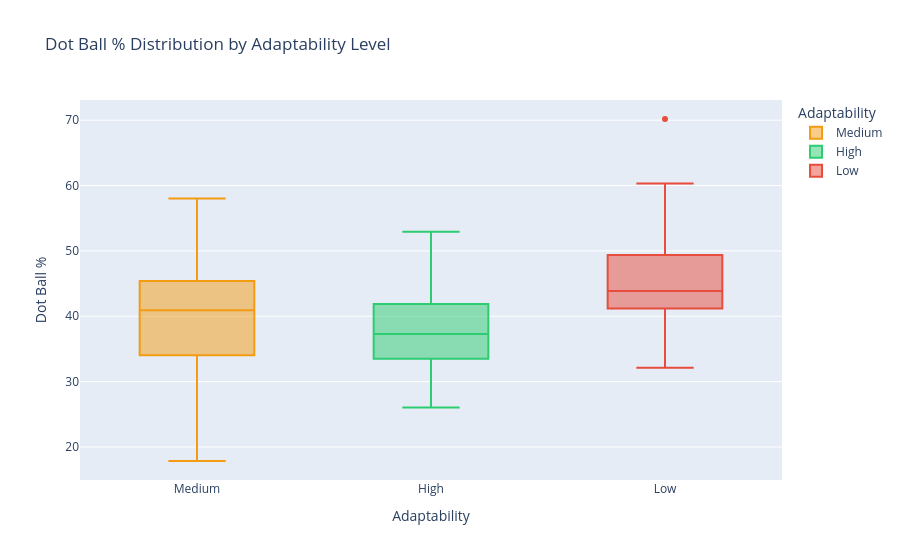

This figure's notebook cell:
### Code cell
# ── Dot Ball % by batting style and adaptability ─────────────────────────────
fig = px.box(
    profiles[profiles['balls_faced'] >= 50],
    x='adaptability_label', y='dot_ball_pct',
    color='adaptability_label',
    title='Dot Ball % Distribution by Adaptability Level',
    labels={'adaptability_label': 'Adaptability', 'dot_ball_pct': 'Dot Ball %'},
    color_discrete_map={'Low': '#e74c3c', 'Medium': '#f39c12', 'High': '#2ecc71'}
)
fig.show()

### Figure 1 — Plotly figure (JSON) as saved in the notebook; plotly's stock layout.template omitted (floating-point values rounded to 4 significant figures)
{"data": [{"alignmentgroup": "True", "hovertemplate": "Adaptability=%{x}<br>Dot Ball %=%{y}<extra></extra>", "legendgroup": "Medium", "marker": {"color": "#f39c12"}, "name": "Medium", "notched": false, "offsetgroup": "Medium", "orientation": "v", "showlegend": true, "type": "box", "x": ["Medium", "Medium", "Medium", "Medium", "Medium", "Medium", "Medium", "Medium", "Medium", "Medium", "Medium", "Medium", "Medium", "Medium", "Medium", "Medium", "Medium", "Medium", "Medium", "Medium", "Medium", "Medium", "Medium", "Medium", "Medium", "Medium", "Medium", "Medium", "Medium", "Medium", "Medium", "Medium", "Medium", "Medium", "Medium", "Medium", "Medium", "Medium", "Medium", "Medium", "Medium", "Medium", "Medium", "Medium", "Medium", "Medium", "Medium", "Medium", "Medium", "Medium", "Medium", "Medium", "Medium", "Medium", "Medium", "Medium", "Medium", "Medium", "Medium", "Medium", "Medium", "Medium", "Medium", "Medium", "Medium", "Medium", "Medium", "Medium", "Medium", "Medium", "Medium", "Medium", "Medium", "Medium", "Medium", "Medium", "Medium", "Medium", "Medium", "Medium", "Medium", "Medium", "Medium", "Medium", "Medium", "Medium", "Medium", "Medium", "Medium", "Medium", "Medium", "Medium", "Medium", "Medium", "Medium", "Medium", "Medium", "Medium", "Medium", "Medium"], "x0": " ", "xaxis": "x", "y": [24.59, 39.08, 38.46, 44.0, 41.89, 41.09, 21.31, 37.82, 46.07, 41.67, 32.85, 38.68, 50.79, 32.69, 46.73, 34.31, 42.31, 45.45, 52.52, 53.42, 36.26, 35.09, 42.67, 34.13, 25.89, 34.15, 38.36, 42.59, 35.23, 55.1, 43.36, 43.98, 40.87, 25.0, 40.96, 50.94, 33.81, 28.95, 22.16, 49.12, 45.9, 35.0, 35.85, 39.69, 42.57, 48.46, 42.39, 27.71, 34.38, 21.74, 41.33, 42.5, 30.88, 51.26, 43.21, 28.17, 29.17, 45.31, 44.44, 42.86, 29.17, 58.0, 41.86, 37.31, 41.94, 29.53, 52.94, 35.0, 34.29, 41.67, 26.6, 30.0, 23.81, 46.15, 30.65, 54.9, 35.0, 17.86, 33.33, 33.91, 52.86, 42.95, 49.14, 38.16, 50.98, 27.78, 39.62, 52.94, 42.62, 50.5, 31.75, 46.27, 36.89, 54.92, 57.75, 38.46, 41.03, 45.12, 40.38, 49.12], "y0": " ", "yaxis": "y"}, {"alignmentgroup": "True", "hovertemplate": "Adaptability=%{x}<br>Dot Ball %=%{y}<extra></extra>", "legendgroup": "High", "marker": {"color": "#2ecc71"}, "name": "High", "notched": false, "offsetgroup": "High", "orientation": "v", "showlegend": true, "type": "box", "x": ["High", "High", "High", "High", "High", "High", "High", "High", "High", "High", "High", "High", "High", "High", "High", "High", "High", "High", "High", "High", "High", "High", "High", "High", "High", "High", "High", "High", "High", "High", "High", "High", "High", "High", "High", "High", "High", "High", "High", "High", "High", "High", "High", "High", "High", "High", "High", "High", "High", "High", "High", "High", "High", "High", "High", "High", "High", "High", "High", "High", "High", "High", "High", "High", "High", "High", "High", "High", "High", "High", "High", "High", "High", "High", "High", "High"], "x0": " ", "xaxis": "x", "y": [43.02, 28.93, 34.11, 39.11, 36.19, 48.2, 44.35, 41.94, 35.89, 52.94, 32.86, 40.35, 31.77, 37.19, 39.9, 31.5, 29.96, 41.84, 36.87, 35.09, 33.71, 37.58, 32.56, 30.25, 49.64, 39.29, 35.71, 45.14, 40.69, 36.93, 34.94, 38.54, 43.2, 42.71, 47.4, 34.03, 34.78, 37.34, 39.08, 38.12, 36.36, 27.42, 35.94, 42.69, 43.3, 40.05, 36.96, 31.43, 37.24, 31.07, 31.03, 37.04, 38.25, 45.81, 37.66, 37.78, 42.35, 42.54, 34.46, 42.09, 40.67, 33.82, 37.41, 44.13, 43.75, 33.05, 40.49, 32.12, 31.96, 26.03, 32.17, 30.92, 33.33, 41.38, 28.36, 47.1], "y0": " ", "yaxis": "y"}, {"alignmentgroup": "True", "hovertemplate": "Adaptability=%{x}<br>Dot Ball %=%{y}<extra></extra>", "legendgroup": "Low", "marker": {"color": "#e74c3c"}, "name": "Low", "notched": false, "offsetgroup": "Low", "orientation": "v", "showlegend": true, "type": "box", "x": ["Low", "Low", "Low", "Low", "Low", "Low", "Low", "Low", "Low", "Low", "Low", "Low", "Low", "Low", "Low", "Low", "Low"], "x0": " ", "xaxis": "x", "y": [53.42, 48.86, 39.62, 43.86, 44.23, 70.18, 41.18, 41.18, 34.92, 49.18, 42.86, 47.3, 60.32, 32.14, 41.51, 50.0, 41.18], "y0": " ", "yaxis": "y"}], "layout": {"boxmode": "overlay", "legend": {"title": {"text": "Adaptability"}, "tracegroupgap": 0}, "title": {"text": "Dot Ball % Distribution by Adaptability Level"}, "xaxis": {"anchor": "y", "categoryarray": ["Medium", "High", "Low"], "categoryorder": "array", "domain": [0, 1], "title": {"text": "Adaptability"}}, "yaxis": {"anchor": "x", "domain": [0, 1], "title": {"text": "Dot Ball %"}}}}
